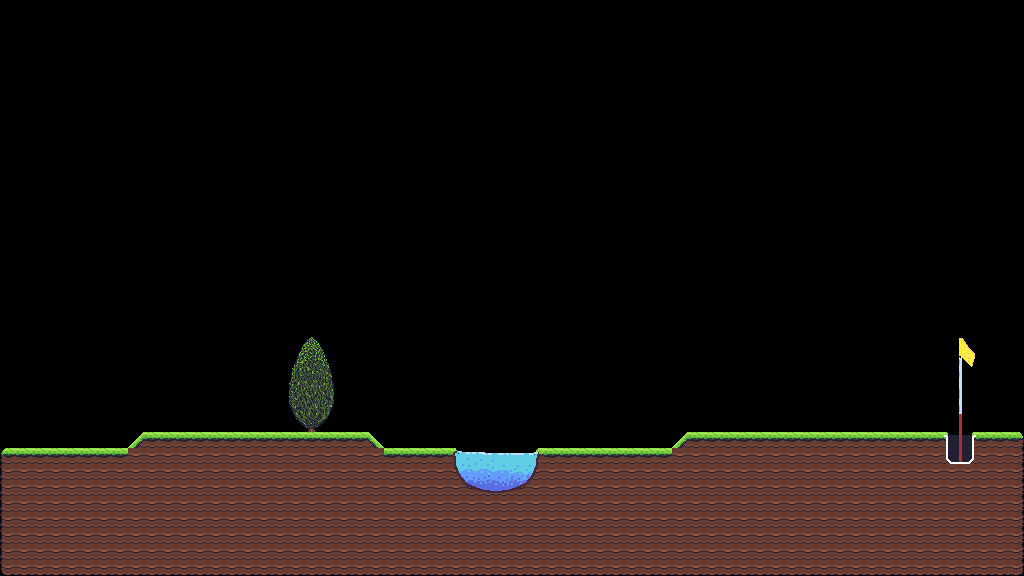

This game map was drawn from its Tiled (.tmx) file and the tilesets committed beside it. A one-line description and the trimmed map source follow:
An orthogonal 64x36 tile map with 16x16 px tiles, 1 tile layer (Level), 2 tilesets and 204 objects (127x collide, 2x finish, juniper).

<map version="1.10" tiledversion="1.11.1" orientation="orthogonal" renderorder="right-down" width="64" height="36" tilewidth="16" tileheight="16" infinite="0" nextlayerid="9" nextobjectid="9272">
 <tileset firstgid="1" name="prototype" tilewidth="16" tileheight="16" tilecount="128" columns="16">
  <image source="images/prototype.png" width="256" height="128" />
  <tile id="0" type="ground" />
  <tile id="1" type="ground" />
  <tile id="2" type="ground" />
  <tile id="3" type="ground" />
  <tile id="4" type="ground" />
 </tileset>
 <tileset firstgid="129" name="all2" tilewidth="16" tileheight="16" tilecount="210" columns="14">
  <image source="images/all2.png" width="224" height="244" />
 </tileset>
 <layer id="1" name="Level" width="64" height="36">
  <data>[2304 cells, 581 non-empty, 64 distinct tile ids]</data>
 </layer>
 <objectgroup id="8" name="Pool_Object">
  <object id="9259" x="468.25" y="484.125">
   <polygon points="0,0 18.125,7.25 35.625,7.125 50.625,2.875 44.75,9.125 10.875,9.25" />
  </object>
  <object id="9261" x="468.25" y="484.125">
   <polygon points="0,0 18.125,7.25 35.625,7.125 50.625,2.875 44.75,9.125 10.875,9.25" />
  </object>
  <object id="9261" x="468.25" y="484.125">
   <polygon points="0,0 18.125,7.25 35.625,7.125 50.625,2.875 44.75,9.125 10.875,9.25" />
  </object>
 </objectgroup>
 <objectgroup id="7" name="Bushes_Leaf_Object">
  <object id="9126" name="juniper" x="288" y="336" width="51" height="94.5" />
 </objectgroup>
 <objectgroup id="6" name="Bushes_Object">
  <object id="9122" x="293.818" y="366.546">
   <polygon points="0,0 18,-28.7273 34,-0.181818" />
  </object>
  <object id="9123" x="293.909" y="367.647">
   <polygon points="0,0 34,-0.919192 38.9091,31.6202 -3.81818,32.1717" />
  </object>
  <object id="9124" x="289.909" y="400.553">
   <polygon points="0,0 42.8182,-0.643514 37.5455,15.5363 5.54545,15.7201" />
  </object>
  <object id="9125" x="296" y="416.916">
   <polygon points="0,0 31.0909,-0.280098 21,9.71007 11.1818,10.0835" />
  </object>
  <object id="9122" x="293.818" y="366.546">
   <polygon points="0,0 18,-28.7273 34,-0.181818" />
  </object>
  <object id="9123" x="293.909" y="367.647">
   <polygon points="0,0 34,-0.919192 38.9091,31.6202 -3.81818,32.1717" />
  </object>
  <object id="9124" x="289.909" y="400.553">
   <polygon points="0,0 42.8182,-0.643514 37.5455,15.5363 5.54545,15.7201" />
  </object>
  <object id="9125" x="296" y="416.916">
   <polygon points="0,0 31.0909,-0.280098 21,9.71007 11.1818,10.0835" />
  </object>
 </objectgroup>
 <objectgroup id="2" name="Ground_Object">
  <object id="9061" type="collide" x="1008" y="432" width="16" height="16" />
  <object id="9062" type="collide" x="0" y="448" width="16" height="16" />
  <object id="9063" type="collide" x="144" y="432" width="16" height="16" />
  <object id="9064" type="collide" x="160" y="432" width="16" height="16" />
  <object id="9065" type="collide" x="176" y="432" width="16" height="16" />
  <object id="9066" type="collide" x="192" y="432" width="16" height="16" />
  <object id="9067" type="collide" x="208" y="432" width="16" height="16" />
  <object id="9068" type="collide" x="224" y="432" width="16" height="16" />
  <object id="9069" type="collide" x="240" y="432" width="16" height="16" />
  <object id="9070" type="collide" x="256" y="432" width="16" height="16" />
  <object id="9071" type="collide" x="272" y="432" width="16" height="16" />
  <object id="9072" type="collide" x="336" y="432" width="16" height="16" />
  <object id="9073" type="collide" x="352" y="432" width="16" height="16" />
  <object id="9074" type="collide" x="688" y="432" width="16" height="16" />
  <object id="9075" type="collide" x="704" y="432" width="16" height="16" />
  <object id="9076" type="collide" x="720" y="432" width="16" height="16" />
  <object id="9077" type="collide" x="736" y="432" width="16" height="16" />
  <object id="9078" type="collide" x="752" y="432" width="16" height="16" />
  <object id="9079" type="collide" x="768" y="432" width="16" height="16" />
  <object id="9080" type="collide" x="784" y="432" width="16" height="16" />
  <object id="9081" type="collide" x="800" y="432" width="16" height="16" />
  <object id="9082" type="collide" x="816" y="432" width="16" height="16" />
  <object id="9083" type="collide" x="832" y="432" width="16" height="16" />
  <object id="9084" type="collide" x="848" y="432" width="16" height="16" />
  <object id="9085" type="collide" x="864" y="432" width="16" height="16" />
  <object id="9086" type="collide" x="880" y="432" width="16" height="16" />
  <object id="9087" type="collide" x="896" y="432" width="16" height="16" />
  <object id="9088" type="collide" x="912" y="432" width="16" height="16" />
  <object id="9089" type="collide" x="928" y="432" width="16" height="16" />
  <object id="9090" type="collide" x="976" y="432" width="16" height="16" />
  <object id="9091" type="collide" x="992" y="432" width="16" height="16" />
  <object id="9092" type="collide" x="16" y="448" width="16" height="16" />
  <object id="9093" type="collide" x="32" y="448" width="16" height="16" />
  <object id="9094" type="collide" x="48" y="448" width="16" height="16" />
  <object id="9095" type="collide" x="64" y="448" width="16" height="16" />
  <object id="9096" type="collide" x="80" y="448" width="16" height="16" />
  <object id="9097" type="collide" x="96" y="448" width="16" height="16" />
  <object id="9098" type="collide" x="112" y="448" width="16" height="16" />
  <object id="9099" type="collide" x="384" y="448" width="16" height="16" />
  <object id="9100" type="collide" x="400" y="448" width="16" height="16" />
  <object id="9101" type="collide" x="416" y="448" width="16" height="16" />
  <object id="9102" type="collide" x="432" y="448" width="16" height="16" />
  <object id="9103" type="collide" x="544" y="448" width="16" height="16" />
  <object id="9104" type="collide" x="560" y="448" width="16" height="16" />
  <object id="9105" type="collide" x="576" y="448" width="16" height="16" />
  <object id="9106" type="collide" x="592" y="448" width="16" height="16" />
  <object id="9107" type="collide" x="608" y="448" width="16" height="16" />
  <object id="9108" type="collide" x="624" y="448" width="16" height="16" />
  <object id="9109" type="collide" x="640" y="448" width="16" height="16" />
  <object id="9110" type="collide" x="656" y="448" width="16" height="16" />
  <object id="9111" type="collide" x="0" y="560" width="16" height="16" />
  <object id="9112" type="collide" x="0" y="464" width="16" height="16" />
  <object id="9113" type="collide" x="0" y="480" width="16" height="16" />
  <object id="9114" type="collide" x="0" y="496" width="16" height="16" />
  <object id="9115" type="collide" x="0" y="512" width="16" height="16" />
  <object id="9116" type="collide" x="0" y="528" width="16" height="16" />
  <object id="9117" type="collide" x="0" y="544" width="16" height="16" />
  <object id="9127" type="collide" x="1008" y="560" width="16" height="16" />
  <object id="9128" type="collide" x="1008" y="448" width="16" height="16" />
  <object id="9129" type="collide" x="1008" y="464" width="16" height="16" />
  <object id="9130" type="collide" x="1008" y="480" width="16" height="16" />
  <object id="9131" type="collide" x="1008" y="496" width="16" height="16" />
  <object id="9132" type="collide" x="1008" y="512" width="16" height="16" />
  <object id="9133" type="collide" x="1008" y="528" width="16" height="16" />
  <object id="9134" type="collide" x="1008" y="544" width="16" height="16" />
  <object id="9135" x="144" y="432" width="16" height="16" />
  <object id="9136" x="160" y="432" width="16" height="16" />
  </objectgroup>
 <objectgroup id="3" name="Hole_Object">
  <!-- 8 objects omitted --></objectgroup>
 <objectgroup id="5" name="Spawn_Object">
  <!-- 1 objects omitted --></objectgroup>
</map>
<!-- 125 of 204 objects omitted -->
